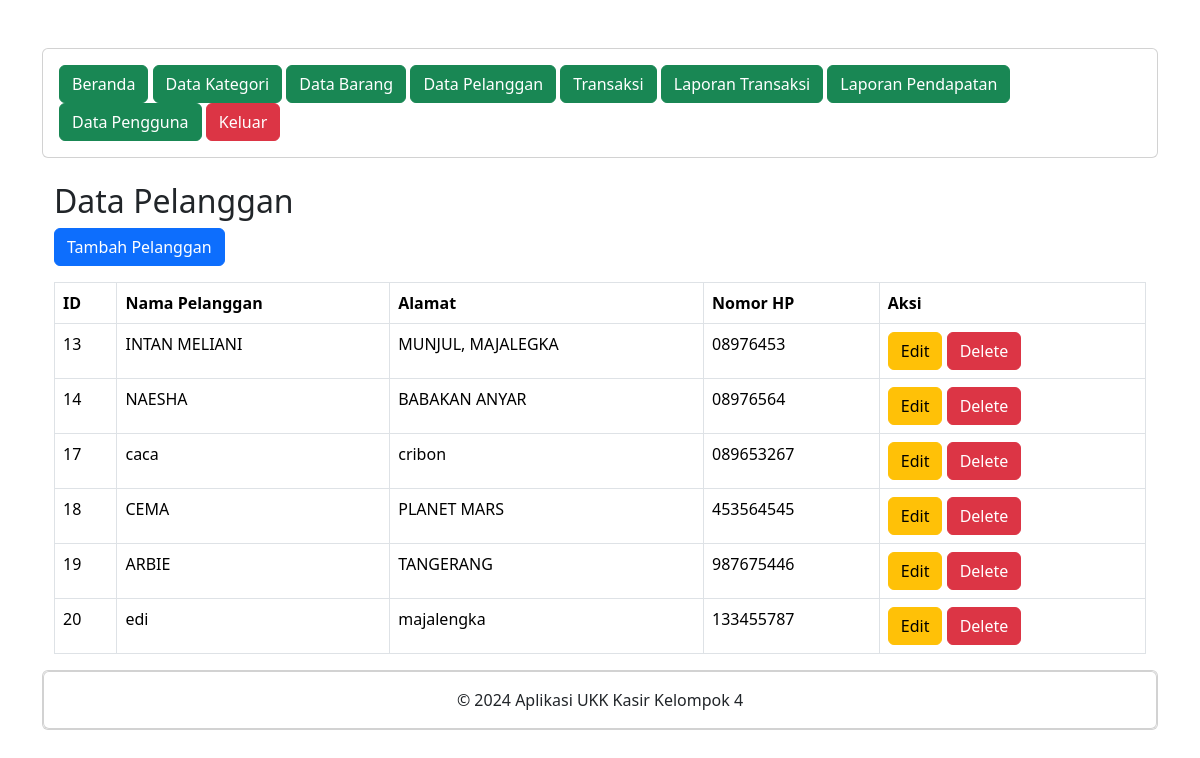
The app's page /view/data_pelanggan.php (signed in) with its own data.
### tables this page shows
CREATE TABLE `pelanggan` (
  `PelangganID` int(11) NOT NULL,
  `NamaPelanggan` varchar(255) NOT NULL,
  `Alamat` text NOT NULL,
  `NomorTelepon` varchar(15) NOT NULL
);

### logic/functions.php (called while the page is built, shortened)
<?php
function ambilDataPelanggan($mysqli, $pelanggan_id = null)
{
    if ($pelanggan_id) {
        $stmt = $mysqli->prepare("SELECT * FROM pelanggan WHERE PelangganID = ?");
        $stmt->bind_param("i", $pelanggan_id);
        $stmt->execute();
        $result = $stmt->get_result();
        if ($result->num_rows === 0) {
            throw new Exception("Pelanggan tidak ditemukan.");
        }
        return $result->fetch_assoc();
    } else {
        $query = "SELECT * FROM pelanggan";
        $result = $mysqli->query($query);
        return $result->fetch_all(MYSQLI_ASSOC);
    }
}

### view/data_pelanggan.php (the view, shortened to what this page needs)
<?php
include "header.php";
include "navbar.php";
include "../koneksi.php";
include "../logic/functions.php";
try {
    $result = ambilDataPelanggan($mysqli);
} catch (Exception $e) {
    echo "Error: " . $e->getMessage();
    exit();
}
?>
<div class="container mt-4">
<h2>Data Pelanggan</h2>
    <a href="add_customer.php" class="btn btn-primary mb-3">Tambah Pelanggan</a>
    <table class="table table-bordered">
        <thead>
            <tr>
                <th>ID</th>
                <th>Nama Pelanggan</th>
                <th>Alamat</th>
                <th>Nomor HP</th>
                <th>Aksi</th>
            </tr>
        </thead>
        <tbody>
            <?php foreach ($result as $pelanggan): ?>
                <tr>
                    <td><?php echo $pelanggan['PelangganID']; ?></td>
                    <td><?php echo $pelanggan['NamaPelanggan']; ?></td>
                    <td><?php echo $pelanggan['Alamat']; ?></td>
                    <td><?php echo $pelanggan['NomorTelepon']; ?></td>
                    <td>
                        <a href="edit_customer.php?id=<?php echo $pelanggan['PelangganID']; ?>" class="btn btn-warning">Edit</a>
                        <a href="delete_customer.php?id=<?php echo $pelanggan['PelangganID']; ?>" class="btn btn-danger" onclick="return confirm('Are you sure you want to delete this customer?');">Delete</a>
                    </td>
                </tr>
            <?php endforeach; ?>
        </tbody>
    </table>
</div>
<?php
include "footer.php";
?>

### records on screen
pelanggan: PelangganID "13", NamaPelanggan "INTAN MELIANI", Alamat "MUNJUL, MAJALEGKA", NomorTelepon "08976453"
pelanggan: PelangganID "14", NamaPelanggan "NAESHA", Alamat "BABAKAN ANYAR", NomorTelepon "08976564"
pelanggan: PelangganID "17", NamaPelanggan "caca", Alamat "cribon", NomorTelepon "089653267"
pelanggan: PelangganID "18", NamaPelanggan "CEMA", Alamat "PLANET MARS", NomorTelepon "453564545"
pelanggan: PelangganID "19", NamaPelanggan "ARBIE", Alamat "TANGERANG", NomorTelepon "987675446"
pelanggan: PelangganID "20", NamaPelanggan "edi", Alamat "majalengka", NomorTelepon "133455787"
